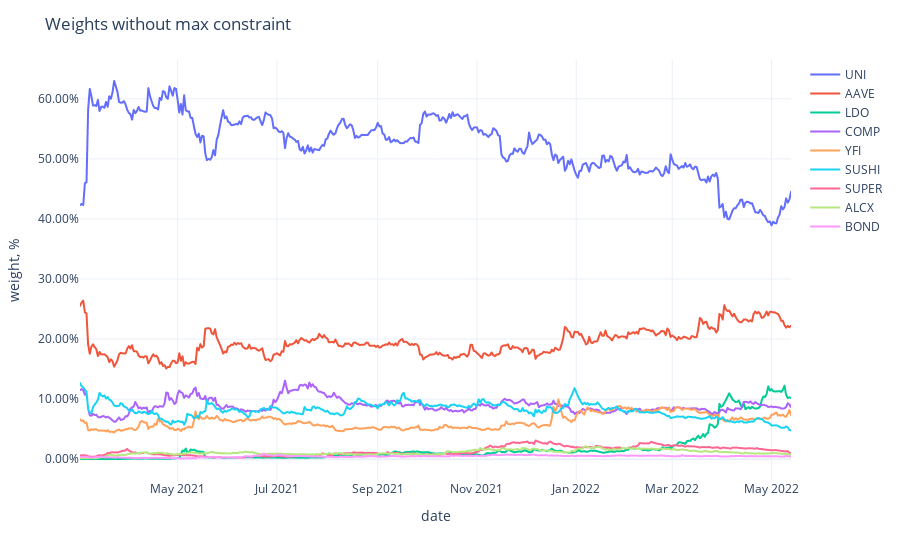

The code cell stored with this chart in its notebook:
### Code cell
fig = px.line(weights,
              labels={'value': 'weight, %', 'variable': ''})
fig.update_traces(
    hovertemplate="%{y}"
)
fig.update_yaxes(
    tickformat=".2%",
)
fig.update_xaxes(
    showspikes=True,
    spikethickness=2,
    spikedash="dot",
    spikecolor="#999999",
    spikemode="across",
)
fig.update_layout(
    ## showlegend=False,
    hovermode="x",
    hoverdistance=100,  ## Distance to show hover label of data point
    spikedistance=1000,  ## Distance to show spike
    template='plotly_white',
    title='Weights without max constraint'
)

### Figure 1 — Plotly figure (JSON) as saved in the notebook; plotly's stock layout.template omitted (floating-point values rounded to 4 significant figures; data arrays with more than 128 entries replaced by an {"elided": "..."} marker saying what was removed)
{"data": [{"hovertemplate": "%{y}", "legendgroup": "UNI", "line": {"color": "#636efa", "dash": "solid"}, "marker": {"symbol": "circle"}, "mode": "lines", "name": "UNI", "showlegend": true, "type": "scattergl", "x": {"elided": "438 str values"}, "xaxis": "x", "y": {"elided": "438 float values"}, "yaxis": "y"}, {"hovertemplate": "%{y}", "legendgroup": "AAVE", "line": {"color": "#EF553B", "dash": "solid"}, "marker": {"symbol": "circle"}, "mode": "lines", "name": "AAVE", "showlegend": true, "type": "scattergl", "x": {"elided": "438 str values"}, "xaxis": "x", "y": {"elided": "438 float values"}, "yaxis": "y"}, {"hovertemplate": "%{y}", "legendgroup": "LDO", "line": {"color": "#00cc96", "dash": "solid"}, "marker": {"symbol": "circle"}, "mode": "lines", "name": "LDO", "showlegend": true, "type": "scattergl", "x": {"elided": "438 str values"}, "xaxis": "x", "y": {"elided": "438 float values"}, "yaxis": "y"}, {"hovertemplate": "%{y}", "legendgroup": "COMP", "line": {"color": "#ab63fa", "dash": "solid"}, "marker": {"symbol": "circle"}, "mode": "lines", "name": "COMP", "showlegend": true, "type": "scattergl", "x": {"elided": "438 str values"}, "xaxis": "x", "y": {"elided": "438 float values"}, "yaxis": "y"}, {"hovertemplate": "%{y}", "legendgroup": "YFI", "line": {"color": "#FFA15A", "dash": "solid"}, "marker": {"symbol": "circle"}, "mode": "lines", "name": "YFI", "showlegend": true, "type": "scattergl", "x": {"elided": "438 str values"}, "xaxis": "x", "y": {"elided": "438 float values"}, "yaxis": "y"}, {"hovertemplate": "%{y}", "legendgroup": "SUSHI", "line": {"color": "#19d3f3", "dash": "solid"}, "marker": {"symbol": "circle"}, "mode": "lines", "name": "SUSHI", "showlegend": true, "type": "scattergl", "x": {"elided": "438 str values"}, "xaxis": "x", "y": {"elided": "438 float values"}, "yaxis": "y"}, {"hovertemplate": "%{y}", "legendgroup": "SUPER", "line": {"color": "#FF6692", "dash": "solid"}, "marker": {"symbol": "circle"}, "mode": "lines", "name": "SUPER", "showlegend": true, "type": "scattergl", "x": {"elided": "438 str values"}, "xaxis": "x", "y": {"elided": "438 float values"}, "yaxis": "y"}, {"hovertemplate": "%{y}", "legendgroup": "ALCX", "line": {"color": "#B6E880", "dash": "solid"}, "marker": {"symbol": "circle"}, "mode": "lines", "name": "ALCX", "showlegend": true, "type": "scattergl", "x": {"elided": "438 str values"}, "xaxis": "x", "y": {"elided": "438 float values"}, "yaxis": "y"}, {"hovertemplate": "%{y}", "legendgroup": "BOND", "line": {"color": "#FF97FF", "dash": "solid"}, "marker": {"symbol": "circle"}, "mode": "lines", "name": "BOND", "showlegend": true, "type": "scattergl", "x": {"elided": "438 str values"}, "xaxis": "x", "y": {"elided": "438 float values"}, "yaxis": "y"}], "layout": {"autosize": true, "hoverdistance": 100, "hovermode": "x", "legend": {"title": {"text": ""}, "tracegroupgap": 0}, "margin": {"t": 60}, "spikedistance": 1000, "title": {"text": "Weights without max constraint"}, "xaxis": {"anchor": "y", "autorange": true, "domain": [0, 1], "range": ["2021-03-02", "2022-05-13"], "showspikes": true, "spikecolor": "#999999", "spikedash": "dot", "spikemode": "across", "spikethickness": 2, "title": {"text": "date"}, "type": "date"}, "yaxis": {"anchor": "x", "autorange": true, "domain": [0, 1], "range": [-0.03461, 0.6646], "tickformat": ".2%", "title": {"text": "weight, %"}, "type": "linear"}}}
